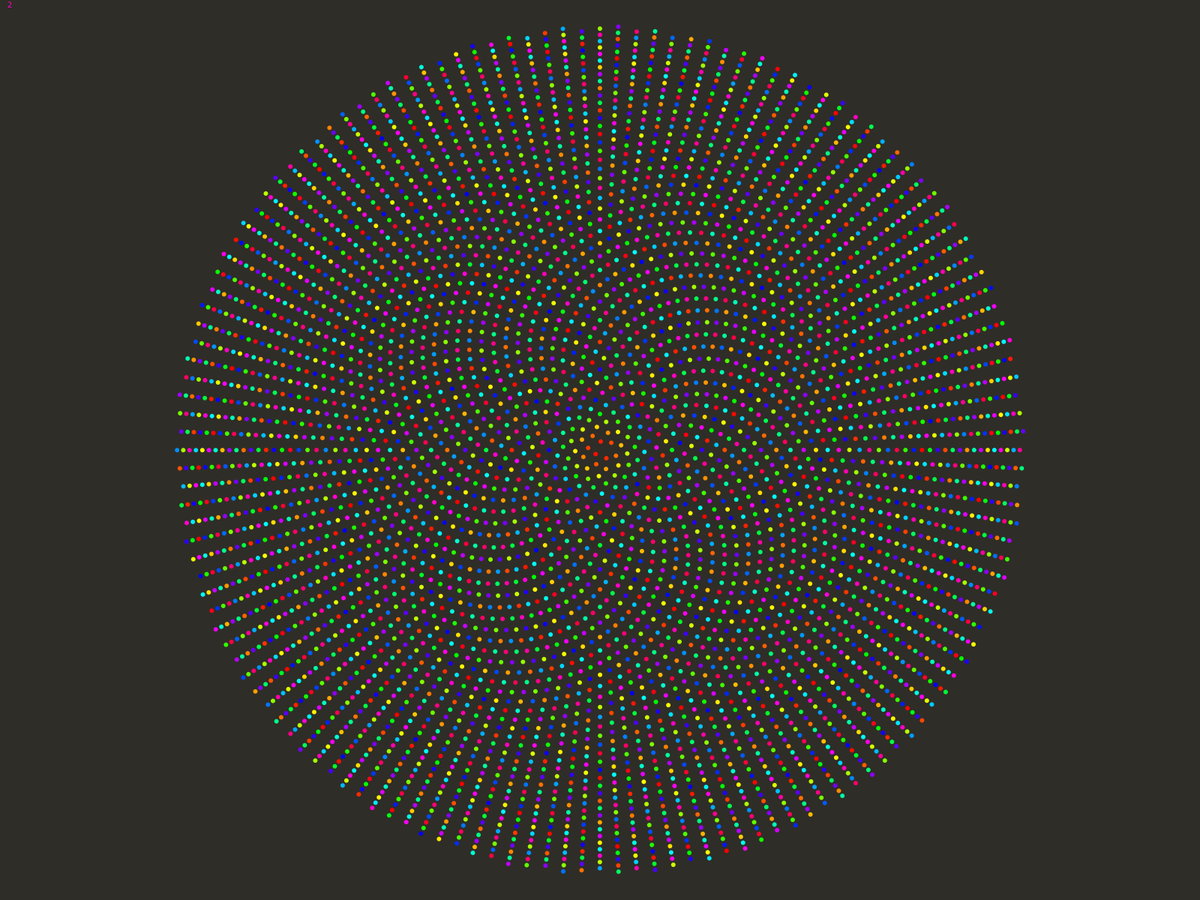
Frame 1 (no input)
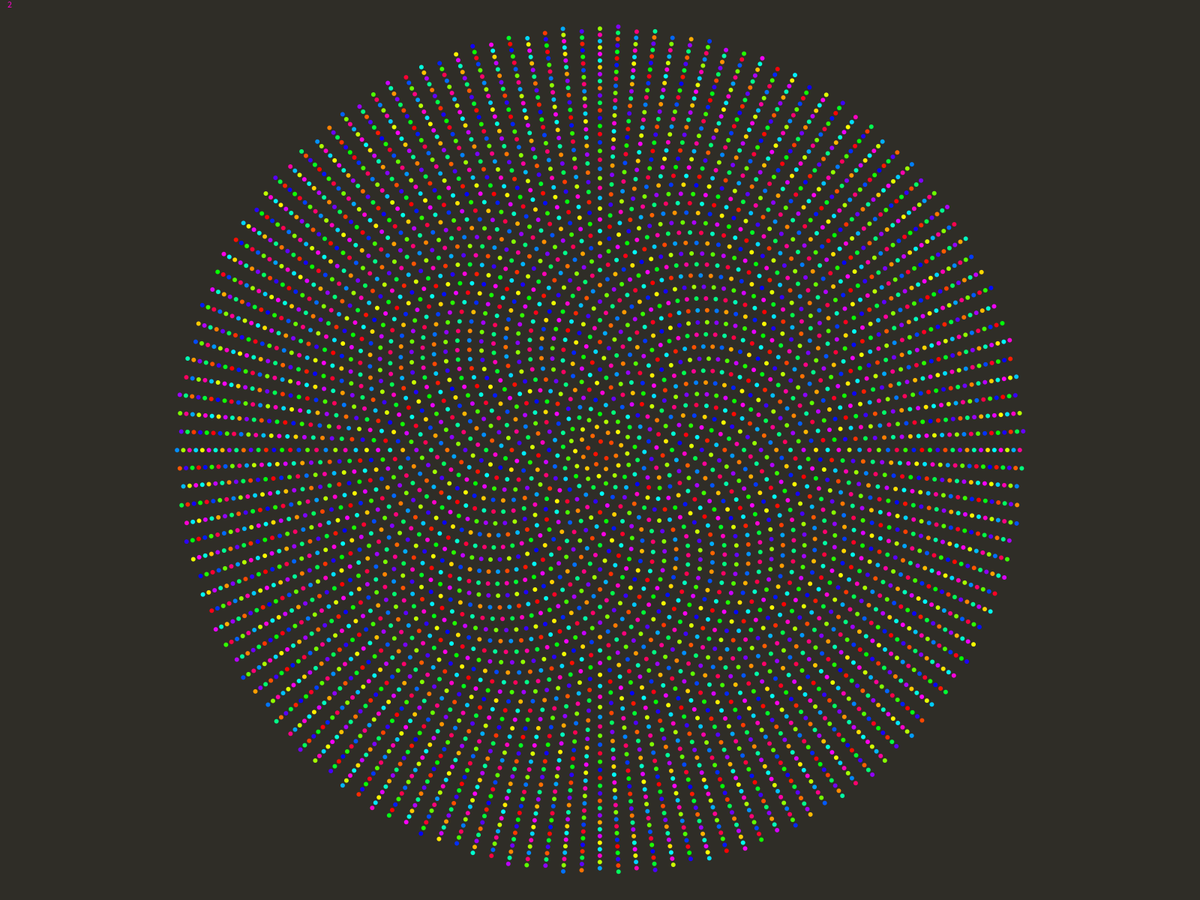
Frame 60 (the mouse pressed at the canvas centre just before this capture)
Frame 120 (the mouse held since frame 60 and released just before this capture): identical to frame 60, image omitted

The Processing sketch that drew these frames (run headless with seeded random() and noise(); from frame 60 on, the mouse is pressed at the canvas centre):

// Processing sketch: phyllotaxis
// ── phyllotaxis.pde
// Phyllotaxis

int n = 0;
int c = 8;

float circle_r = 50;

float speed = -300;
void setup() {
  //size(1000, 1000);
  fullScreen();
  background(32,42,47);
  colorMode(HSB);
}

void draw() {
  background(32,42,47);
  float circle_dist = c * sqrt(n) / 2;
  float circle_a = radians(n*2);
  
  float circle_x = circle_dist * cos(circle_a) + width / 2;
  float circle_y = circle_dist * sin(circle_a) + height / 2;
  
  //circle_x = mouseX;
  //circle_y = mouseY;
  
  // points
  for (int i = 0; i < 5000; i++) {
    if (i < n || true) {
      float d = c *sqrt(i);
      float a = radians(i * 137.5);
      
      float x = d * cos(a) + width/2;
      float y = d * sin(a) + height/2;
      
      if (dist(x,y,circle_x,circle_y) < circle_r || true) {
        float offset = n*(1/d)*speed*sin(n * 0.01);
        if (offset < 1)  n = 1;
        a = radians(i * 137.5 + offset);
        //a = radians(i * 137.5 + 1000*sin(n * (1/d)));
        x = d * cos(a) + width/2;
        y = d * sin(a) + height/2;
      }
      fill(a % 256, 255, 255);
      noStroke();
      ellipse(x,y,6,6);
    }
  }
  n++;
  text(n, 10, 10 );
}
